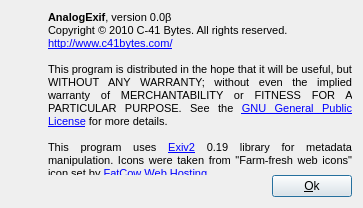
<?xml version="1.0" encoding="UTF-8"?>
<ui version="4.0">
 <class>AboutDialogClass</class>
 <widget class="QDialog" name="AboutDialogClass">
  <property name="windowModality">
   <enum>Qt::ApplicationModal</enum>
  </property>
  <property name="geometry">
   <rect>
    <x>0</x>
    <y>0</y>
    <width>363</width>
    <height>208</height>
   </rect>
  </property>
  <property name="windowTitle">
   <string>About AnalogExif...</string>
  </property>
  <property name="windowIcon">
   <iconset resource="analogexif.qrc">
    <normaloff>:/images/icons/film_edit.png</normaloff>:/images/icons/film_edit.png</iconset>
  </property>
  <property name="modal">
   <bool>true</bool>
  </property>
  <layout class="QVBoxLayout" name="verticalLayout" stretch="90,10">
   <property name="spacing">
    <number>0</number>
   </property>
   <item>
    <layout class="QHBoxLayout" name="horizontalLayout_2" stretch="10,90">
     <property name="spacing">
      <number>3</number>
     </property>
     <item>
      <widget class="QLabel" name="label">
       <property name="sizePolicy">
        <sizepolicy hsizetype="Minimum" vsizetype="Minimum">
         <horstretch>0</horstretch>
         <verstretch>0</verstretch>
        </sizepolicy>
       </property>
       <property name="text">
        <string/>
       </property>
       <property name="pixmap">
        <pixmap resource="analogexif.qrc">:/images/icons/film_edit.png</pixmap>
       </property>
       <property name="scaledContents">
        <bool>false</bool>
       </property>
       <property name="alignment">
        <set>Qt::AlignLeading|Qt::AlignLeft|Qt::AlignTop</set>
       </property>
      </widget>
     </item>
     <item>
      <widget class="QLabel" name="label_2">
       <property name="text">
        <string>&lt;!DOCTYPE HTML PUBLIC &quot;-//W3C//DTD HTML 4.0//EN&quot; &quot;http://www.w3.org/TR/REC-html40/strict.dtd&quot;&gt;
&lt;html&gt;&lt;head&gt;&lt;meta name=&quot;qrichtext&quot; content=&quot;1&quot; /&gt;&lt;style type=&quot;text/css&quot;&gt;
p, li { white-space: pre-wrap; }
&lt;/style&gt;&lt;/head&gt;&lt;body style=&quot; font-family:'MS Shell Dlg 2'; font-size:8.25pt; font-weight:400; font-style:normal;&quot;&gt;
&lt;p style=&quot; margin-top:0px; margin-bottom:0px; margin-left:0px; margin-right:0px; -qt-block-indent:0; text-indent:0px;&quot;&gt;&lt;span style=&quot; font-size:8pt; font-weight:600;&quot;&gt;AnalogExif&lt;/span&gt;&lt;span style=&quot; font-size:8pt;&quot;&gt;, version 0.0β&lt;/span&gt;&lt;/p&gt;
&lt;p style=&quot; margin-top:0px; margin-bottom:0px; margin-left:0px; margin-right:0px; -qt-block-indent:0; text-indent:0px;&quot;&gt;&lt;span style=&quot; font-size:8pt;&quot;&gt;Copyright © 2010 C-41 Bytes. All rights reserved.&lt;/span&gt;&lt;/p&gt;
&lt;p style=&quot; margin-top:0px; margin-bottom:0px; margin-left:0px; margin-right:0px; -qt-block-indent:0; text-indent:0px;&quot;&gt;&lt;a href=&quot;http://www.c41bytes.com/analogexif&quot;&gt;&lt;span style=&quot; font-size:8pt; text-decoration: underline; color:#0000ff;&quot;&gt;http://www.c41bytes.com/&lt;/span&gt;&lt;/a&gt;&lt;/p&gt;
&lt;p style=&quot;-qt-paragraph-type:empty; margin-top:0px; margin-bottom:0px; margin-left:0px; margin-right:0px; -qt-block-indent:0; text-indent:0px; font-size:8pt;&quot;&gt;&lt;/p&gt;
&lt;p align=&quot;justify&quot; style=&quot; margin-top:0px; margin-bottom:0px; margin-left:0px; margin-right:0px; -qt-block-indent:0; text-indent:0px;&quot;&gt;&lt;span style=&quot; font-size:8pt;&quot;&gt;This program is distributed in the hope that it will be useful, but WITHOUT ANY WARRANTY; without even the implied warranty of MERCHANTABILITY or FITNESS FOR A PARTICULAR PURPOSE. See the &lt;/span&gt;&lt;a href=&quot;http://www.gnu.org/licenses/&quot;&gt;&lt;span style=&quot; font-size:8pt; text-decoration: underline; color:#0000ff;&quot;&gt;GNU General Public License&lt;/span&gt;&lt;/a&gt;&lt;span style=&quot; font-size:8pt;&quot;&gt; for more details.&lt;/span&gt;&lt;/p&gt;
&lt;p style=&quot;-qt-paragraph-type:empty; margin-top:0px; margin-bottom:0px; margin-left:0px; margin-right:0px; -qt-block-indent:0; text-indent:0px; font-family:'Courier New,courier'; font-size:8pt;&quot;&gt;&lt;/p&gt;
&lt;p align=&quot;justify&quot; style=&quot; margin-top:0px; margin-bottom:0px; margin-left:0px; margin-right:0px; -qt-block-indent:0; text-indent:0px;&quot;&gt;&lt;span style=&quot; font-size:8pt;&quot;&gt;This program uses &lt;/span&gt;&lt;a href=&quot;http://www.exiv2.org/&quot;&gt;&lt;span style=&quot; font-size:8pt; text-decoration: underline; color:#0000ff;&quot;&gt;Exiv2&lt;/span&gt;&lt;/a&gt;&lt;span style=&quot; font-size:8pt;&quot;&gt; 0.19 library for metadata manipulation. Icons were taken from &amp;quot;Farm-fresh web icons&amp;quot; icon set by &lt;/span&gt;&lt;a href=&quot;http://www.fatcow.com/free-icons/&quot;&gt;&lt;span style=&quot; font-size:8pt; text-decoration: underline; color:#0000ff;&quot;&gt;FatCow Web Hosting&lt;/span&gt;&lt;/a&gt;&lt;span style=&quot; font-size:8pt;&quot;&gt;.&lt;/span&gt;&lt;/p&gt;&lt;/body&gt;&lt;/html&gt;</string>
       </property>
       <property name="textFormat">
        <enum>Qt::RichText</enum>
       </property>
       <property name="alignment">
        <set>Qt::AlignLeading|Qt::AlignLeft|Qt::AlignTop</set>
       </property>
       <property name="wordWrap">
        <bool>true</bool>
       </property>
       <property name="openExternalLinks">
        <bool>true</bool>
       </property>
      </widget>
     </item>
    </layout>
   </item>
   <item>
    <layout class="QHBoxLayout" name="horizontalLayout">
     <property name="spacing">
      <number>0</number>
     </property>
     <item>
      <spacer name="horizontalSpacer">
       <property name="orientation">
        <enum>Qt::Horizontal</enum>
       </property>
       <property name="sizeHint" stdset="0">
        <size>
         <width>40</width>
         <height>20</height>
        </size>
       </property>
      </spacer>
     </item>
     <item>
      <widget class="QPushButton" name="okBtn">
       <property name="text">
        <string>&amp;Ok</string>
       </property>
       <property name="default">
        <bool>true</bool>
       </property>
      </widget>
     </item>
    </layout>
   </item>
  </layout>
  <zorder>horizontalSpacer</zorder>
 </widget>
 <layoutdefault spacing="6" margin="11"/>
 <resources>
  <include location="analogexif.qrc"/>
 </resources>
 <connections>
  <connection>
   <sender>okBtn</sender>
   <signal>clicked()</signal>
   <receiver>AboutDialogClass</receiver>
   <slot>close()</slot>
   <hints>
    <hint type="sourcelabel">
     <x>248</x>
     <y>141</y>
    </hint>
    <hint type="destinationlabel">
     <x>147</x>
     <y>81</y>
    </hint>
   </hints>
  </connection>
 </connections>
</ui>
